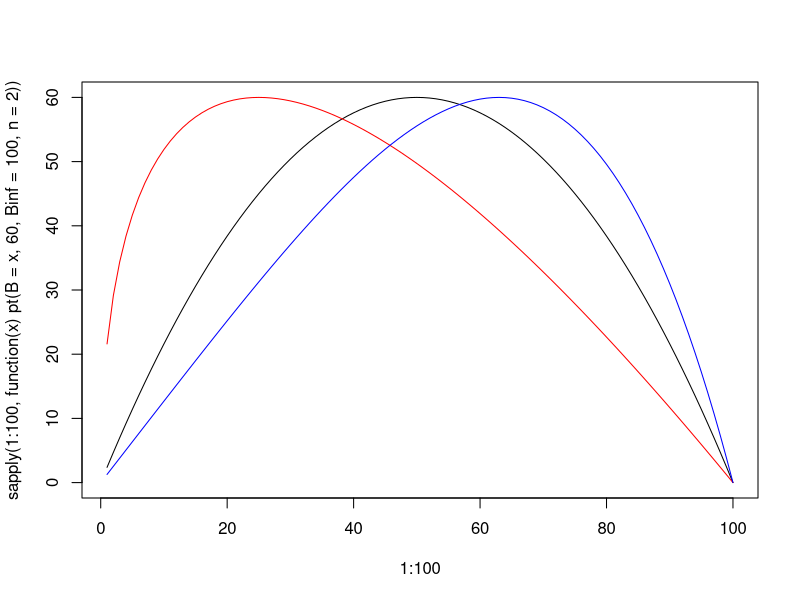
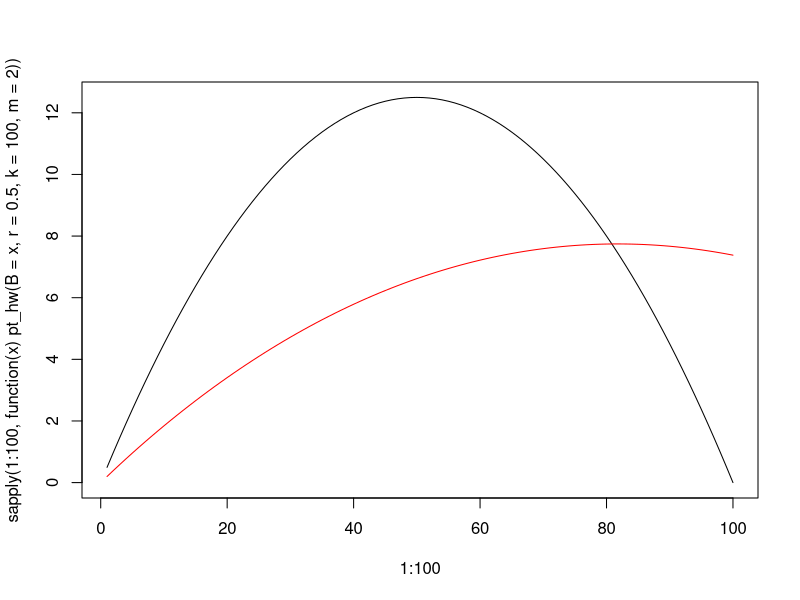
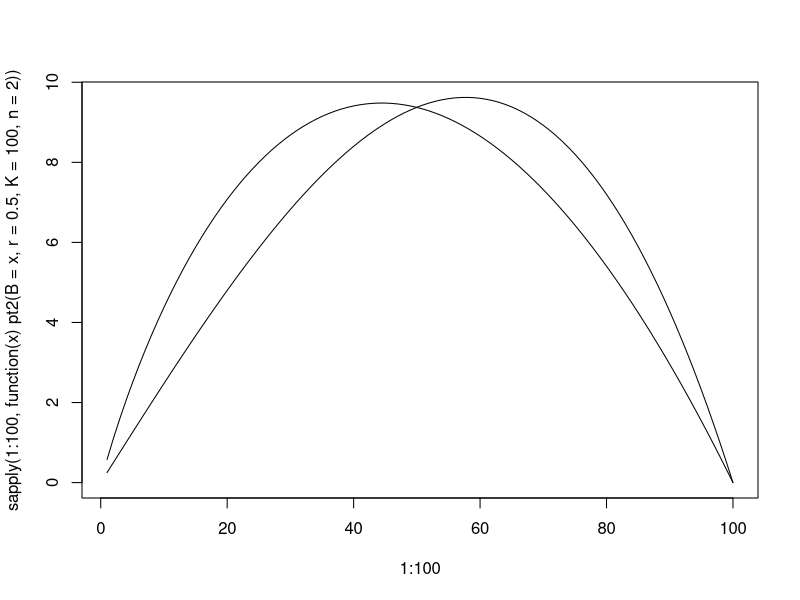
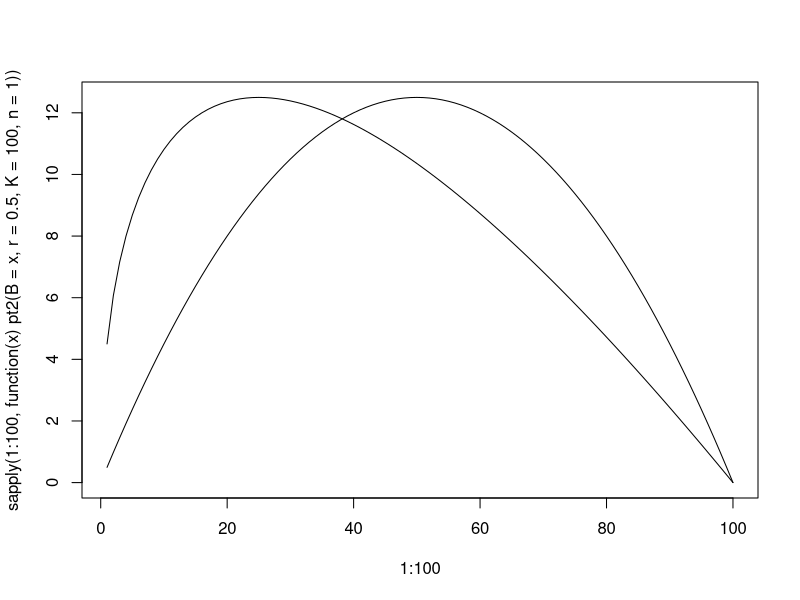
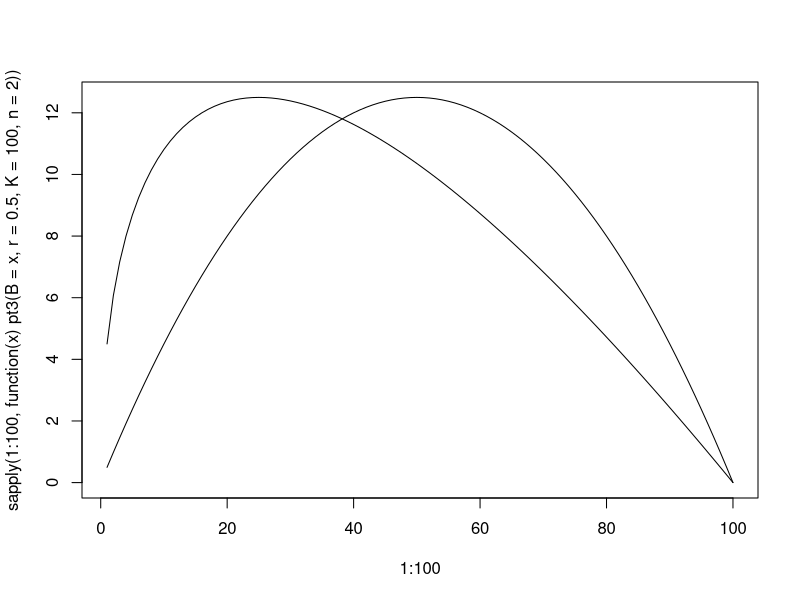

Reproduce these figures in R, in order.
# Fletcher, Q&D:
pt <- function(B, m, Binf, n) {
  gamma <- n^(n / (n - 1)) / (n - 1)
  gamma * m * (B / Binf) - gamma * m * (B / Binf)^n
}

# H&W 8.4.4:
pt_hw <- function(B, r, k, m) {
  r * B - (r / k) * B^m
}

# https://www.sciencedirect.com/science/article/abs/pii/S0304380015002732
# https://tinyurl.com/yuvhtvjt
pt2 <- function(B, r, n, K) {
  (r / n) * B * (1 - (B / K)^n)
}

# https://slideplayer.com/slide/16152688/95/images/5/Pella-Tomlison+Surplus+Production+Model.jpg
pt3 <- function(B, r, n, K) {
  (r / (n - 1)) * B * (1 - (B / K)^(n - 1))
}

plot(1:100, sapply(1:100, function(x) pt(B = x, 60, Binf = 100, n = 2)), type = "l", col = "black")
lines(1:100, sapply(1:100, function(x) pt(B = x, 60, Binf = 100, n = 0.5)), col = "red")
lines(1:100, sapply(1:100, function(x) pt(B = x, 60, Binf = 100, n = 4)), col = "blue")
# :)

plot(1:100, sapply(1:100, function(x) pt_hw(B = x, r = 0.5, k = 100, m = 2)), type = "l", col = "black")
B <- 1:100
lines(B, sapply(B, function(x) pt_hw(B = x, r = 0.2, k = 100, m = 1.90)), type = "l", col = "red")
# :(

plot(1:100, sapply(1:100, function(x) pt2(B = x, r = 0.5, K = 100, n = 2)), type = "l", col = "black")
lines(1:100, sapply(1:100, function(x) pt2(B = x, r = 0.32, K = 100, n = 0.5)), type = "l", col = "black")
# :(
# (correct but different definition of 'n')
# i.e., need to do this:
# note the need to change 'r' compared to Fletcher

plot(1:100, sapply(1:100, function(x) pt2(B = x, r = 0.5, K = 100, n = 1)), type = "l", col = "black")
lines(1:100, sapply(1:100, function(x) pt2(B = x, r = 0.25, K = 100, n = -0.5)), type = "l", col = "black")

plot(1:100, sapply(1:100, function(x) pt3(B = x, r = 0.5, K = 100, n = 2)), type = "l", col = "black")
lines(1:100, sapply(1:100, function(x) pt3(B = x, r = 0.25, K = 100, n = 0.5)), type = "l", col = "black")
# :)
# note the need to change 'r' compared to Fletcher
